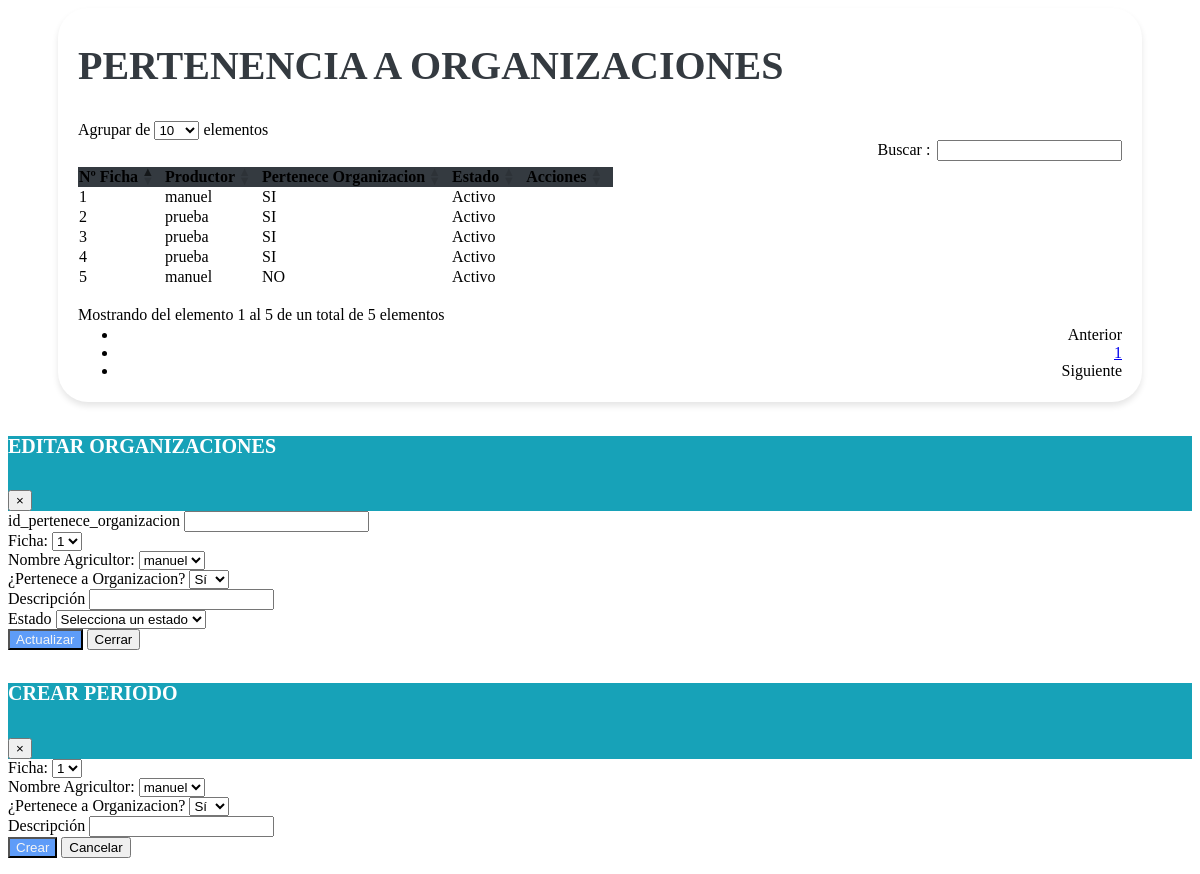
Page /vistas/Mantenimiento_Base_Organizaciones_Productor.php on the committed database.
### tables this page shows
CREATE TABLE `tbl_base_organizacion` (
  `id_pertenece_organizacion` bigint(20) NOT NULL,
  `id_ficha` bigint(20) NOT NULL,
  `id_productor` bigint(20) DEFAULT NULL,
  `pertenece_a_organizacion` enum('S','N') DEFAULT NULL,
  `descripcion` text DEFAULT NULL,
  `creado_por` varchar(50) DEFAULT NULL,
  `fecha_creacion` timestamp NULL DEFAULT current_timestamp(),
  `modificado_por` varchar(50) DEFAULT NULL,
  `fecha_modificacion` timestamp NULL DEFAULT current_timestamp() ON UPDATE current_timestamp(),
  `estado` enum('A','I') DEFAULT 'A'
);

CREATE TABLE `fichas` (
  `id_ficha` bigint(20) NOT NULL DEFAULT 0,
  `fecha_solicitud` date DEFAULT NULL,
  `anio_solicitud` int(11) DEFAULT NULL,
  `descripcion` varchar(255) DEFAULT NULL,
  `creado_por` varchar(50) DEFAULT NULL,
  `fecha_creacion` timestamp NOT NULL DEFAULT current_timestamp(),
  `modificado_por` varchar(50) DEFAULT NULL,
  `fecha_modificacion` timestamp NOT NULL DEFAULT current_timestamp() ON UPDATE current_timestamp(),
  `estado` enum('A','I') DEFAULT NULL,
  `fecha_entrevista` date DEFAULT NULL,
  `nombre_encuentrador` varchar(50) DEFAULT NULL,
  `firma_productor` varchar(100) DEFAULT NULL,
  `nombre_encuestador` varchar(50) DEFAULT NULL,
  `firma_encuestador` varchar(100) DEFAULT NULL,
  `nombre_supervisor` varchar(50) DEFAULT NULL,
  `firma_supervisor` varchar(100) DEFAULT NULL
);

CREATE TABLE `tbl_productor` (
  `id_ficha` varchar(50) DEFAULT NULL,
  `id_productor` bigint(20) NOT NULL,
  `primer_nombre` varchar(255) DEFAULT NULL,
  `segundo_nombre` varchar(255) DEFAULT NULL,
  `primer_apellido` varchar(255) DEFAULT NULL,
  `segundo_apellido` varchar(255) DEFAULT NULL,
  `identificacion` bigint(20) DEFAULT NULL,
  `fecha_nacimiento` date DEFAULT NULL,
  `genero` varchar(10) DEFAULT NULL,
  `estado_civil` varchar(20) DEFAULT NULL,
  `nivel_escolaridad` varchar(50) DEFAULT NULL,
  `ultimo_grado_escolar_aprobado` varchar(50) DEFAULT NULL,
  `telefono_1` int(11) DEFAULT NULL,
  `telefono_2` int(11) DEFAULT NULL,
  `telefono_3` int(11) DEFAULT NULL,
  `email_1` varchar(255) DEFAULT NULL,
  `email_2` varchar(255) DEFAULT NULL,
  `email_3` varchar(255) DEFAULT NULL,
  `descripcion` text DEFAULT NULL,
  `creado_por` varchar(25) DEFAULT NULL,
  `fecha_creacion` timestamp NOT NULL DEFAULT current_timestamp() ON UPDATE current_timestamp(),
  `modificado_por` varchar(25) DEFAULT NULL,
  `fecha_modificacion` timestamp NOT NULL DEFAULT current_timestamp(),
  `estado` enum('A','I') DEFAULT NULL
);

### vistas/Mantenimiento_Base_Organizaciones_Productor.php (the view, shortened to what this page needs)
<link href="https://cdn.jsdelivr.net/npm/bootstrap-icons@1.10.0/font/bootstrap-icons.css" rel="stylesheet">
<link rel="stylesheet" href="assets/css/estilos.css">
    <link rel="stylesheet" href="https://cdn.datatables.net/1.10.20/css/dataTables.bootstrap4.min.css">
<div class="containertable">
    <div class="d-flex justify-content-between align-items-end mb-4">
        <div>
            <h1 class="poppins-font mb-2">PERTENENCIA A ORGANIZACIONES</h1>
            <br>
        </div>
    </div>
    <div class="table-responsive">
 <!--El diseño de la table cuando ya esté todo unido
    <table id="tablax" class="table table-striped table-bordered" style="width:100%"> -->
    <table id="tablax" class="table table-hover">
            <thead class="table-dark text-center" style="background-color: #343A40;">
                <tr>
                    <th scope="col">Nº Ficha</th>
                    <th scope="col">Productor</th>
                    <th scope="col">Pertenece Organizacion</th>
                    <th scope="col">Estado</th>
                    <th scope="col">Acciones</th>
                </tr>
            </thead>
            <tbody class="text-center">
                <?php
                include "../php/conexion_be.php";
                $sql = $conexion->query("SELECT
                BO.*,
                F.id_ficha,
                P.primer_nombre
            FROM
            tbl_base_organizacion BO
            INNER JOIN fichas F ON BO.Id_Ficha = F.id_ficha
            INNER JOIN tbl_productor P ON BO.Id_Productor = P.id_productor;
            ");
                while ($datos = $sql->fetch_object()) { ?>
                    <tr>
                        <td><?= $datos->id_ficha ?></td>
                        <td><?= $datos->primer_nombre ?></td>
                        <td><?php
                            if ($datos->pertenece_a_organizacion == "S") {
                                echo '<span class="badge bg-success">SI</span>';
                            } else {
                                echo '<span class="badge bg-danger">NO</span>';
                            }
                            ?>
                        </td>
                        <td><?php
                            if ($datos->estado == "A") {
                                echo '<span class="badge bg-success">Activo</span>';
                            } else {
                                echo '<span class="badge bg-danger">Inactivo</span>';
                            }
                            ?></td>
                        <td>
                        </td>
                    </tr>
                <?php }
                ?>
            </tbody>
        </table>
    </div>
</div>
<div class="modal fade" id="modalEditar" tabindex="-1" role="dialog" aria-labelledby="exampleModalLabel" aria-hidden="true">
    <div class="modal-dialog" role="document">
        <div class="modal-content">
            <div class="modal-header" style="background-color: #17A2B8;">
                <h5 class="poppins-modal mb-2" id="exampleModalLabel">EDITAR ORGANIZACIONES</h5>
                <button type="button" class="close" data-dismiss="modal" aria-label="Cerrar">
                    <span aria-hidden="true">&times;</span>
                </button>
            </div>
            <div class="modal-body">
                <form id="formularioEditar" method="POST" action="#">
                    <div class="row">
                        <div class="col-6">
                            <div class="form-group">
                                <label for="id_pertenece_organizacion">id_pertenece_organizacion</label>
                                <input type="text" class="form-control" id="id_pertenece_organizacion" name="id_pertenece_organizacion" readonly>
                            </div>
                        </div>
                        <div class="col">
                            <div class="form-group">
                                <label for="id_ficha">Ficha:</label>
                                <select class="form-control" id="id_ficha" name="id_ficha" readonly>
                                    <?php
                                    include '../php/conexion_be.php';
                                    $sql = "SELECT id_ficha FROM fichas";
                                    $result = mysqli_query($conexion, $sql);
                                    if (mysqli_num_rows($result) > 0) {
                                        while ($row = mysqli_fetch_assoc($result)) {
                                            echo '<option value="' . $row["id_ficha"] . '">' . $row["id_ficha"] . '</option>';
                                        }
                                    } else {
                                        echo '<option value="">No hay aldeas disponibles</option>';
                                    }
                                    ?>
                                </select>
                            </div>
                        </div>
                    </div>
                    <div class="row">
                        <div class="col">
                            <div class="form-group">
                                <label for="id_productor">Nombre Agricultor:</label>
                                <select class="form-control" id="id_productor" name="id_productor" readonly>
                                    <?php
                                    include '../php/conexion_be.php';
                                    $sql = "SELECT id_productor , primer_nombre FROM tbl_productor";
                                    $result = mysqli_query($conexion, $sql);
                                    if (mysqli_num_rows($result) > 0) {
                                        while ($row = mysqli_fetch_assoc($result)) {
                                            echo '<option value="' . $row["id_productor"] . '">' . $row["primer_nombre"] . '</option>';
                                        }
                                    } else {
                                        echo '<option value="">No hay aldeas disponibles</option>';
                                    }
                                    ?>
                                </select>
                            </div>
                        </div>
                        <div class="col">
                            <div class="col">
                                <label for="pertenece_a_organizacion" class="form-label">¿Pertenece a Organizacion?</label>
                                <select class="form-control" id="pertenece_a_organizacion" name="pertenece_a_organizacion">
                                    <option value="S">Sí</option>
                                </select>
                            </div>
                        </div>
                    </div>
                    <div class="form-row">
                        <div class="col">
                            <label for="descripcion" class="form-label">Descripción</label>
                            <input type="text" class="form-control" id="descripcion" name="descripcion">
                        </div>
                        <div class="form-group col-md-6">
                            <label for="estado">Estado</label>
                            <select class="form-control" id="estado" name="estado" required>
                                <option value="" disabled selected>Selecciona un estado</option>
                            </select>
                        </div>
                    </div>
                    <div class="modal-footer">
                        <button type="submit" class="btn btn-actualizar">Actualizar</button>
                        <button type="button" class="btn btn-secondary" data-dismiss="modal"></i>Cerrar</button>
                    </div>
                </form>
            </div>
        </div>
    </div>
</div>
<div class="modal fade" id="modalForm" tabindex="-1" role="dialog" aria-labelledby="exampleModalLabel" aria-hidden="true">
    <div class="modal-dialog">
        <div class="modal-content" role="document">
            <div class="modal-header" style="background-color: #17A2B8;">
                <h5 class="poppins-modal mb-2" id="exampleModalLabel">CREAR PERIODO </h5>
                <button type="button" class="close" data-dismiss="modal" aria-label="Cerrar">
                    <span aria-hidden="true">&times;</span>
                </button>
            </div>
            <div class="modal-body">
                <form action="modelos/agregar_pertenece_organizacion.php" method="POST">
                    <div class="row">
                        <div class="col">
                            <div class="form-group">
                                <label for="id_ficha">Ficha:</label>
                                <select class="form-control" id="id_ficha" name="id_ficha" required>
                                    <?php
                                    include '../php/conexion_be.php';
                                    $sql = "SELECT id_ficha FROM fichas";
                                    $result = mysqli_query($conexion, $sql);
                                    if (mysqli_num_rows($result) > 0) {
                                        while ($row = mysqli_fetch_assoc($result)) {
                                            echo '<option value="' . $row["id_ficha"] . '">' . $row["id_ficha"] . '</option>';
                                        }
                                    } else {
                                        echo '<option value="">No hay aldeas disponibles</option>';
                                    }
                                    ?>
                                </select>
                            </div>
                        </div>
                        <div class="col">
                            <div class="form-group">
                                <label for="id_productor">Nombre Agricultor:</label>
                                <select class="form-control" id="id_productor" name="id_productor" required>
                                    <?php
                                    include '../php/conexion_be.php';
                                    $sql = "SELECT id_productor , primer_nombre FROM tbl_productor";
                                    $result = mysqli_query($conexion, $sql);
                                    if (mysqli_num_rows($result) > 0) {
                                        while ($row = mysqli_fetch_assoc($result)) {
                                            echo '<option value="' . $row["id_productor"] . '">' . $row["primer_nombre"] . '</option>';
                                        }
                                    } else {
                                        echo '<option value="">No hay aldeas disponibles</option>';
                                    }
                                    ?>
                                </select>
                            </div>
                        </div>
                    </div>
                    <div class="row">
                        <div class="col">
                            <div class="col">
                                <label for="pertenece_a_organizacion" class="form-label">¿Pertenece a Organizacion?</label>
                                <select class="form-control" id="pertenece_a_organizacion" name="pertenece_a_organizacion">
                                    <option value="S">Sí</option>
                                </select>
                            </div>
                        </div>
                        <div class="col">
                            <label for="descripcion" class="form-label">Descripción</label>
                            <input type="text" class="form-control" id="descripcion" name="descripcion" pattern="[A-Za-z]+" title="Solo se permiten letras en este campo." oninput="validateInput(this)">
                        </div>
                    </div>
                    <div class="modal-footer">
                        <button type="submit" class="btn btn-actualizar">Crear</button>
                        <button type="button" class="btn btn-secondary" data-bs-dismiss="modal"></i>Cancelar</button>
                    </div>
                </form>
            </div>
        </div>
    </div>
</div>

### assets/css/estilos.css (style rules this page uses)
.poppins-font { color: var(--heading, #343A40); font-size: 40px; font-style: normal; font-weight: 600; line-height: 21px; }
.poppins-modal { color: var(--heading, #ffffff); font-size: 20px; font-style: normal; font-weight: 600; line-height: 21px; }
.btn-actualizar { background-color: #5e9cf8; color: whitesmoke; }
.containertable { background-color: #fff; padding: 20px; border-radius: 30px; margin-bottom: 20px; margin-left: 50px; margin-right: 50px; box-shadow: 0 4px 6px rgba(0, 0, 0, 0.1); }

### rows in the picture
tbl_base_organizacion: id_ficha.id_ficha "1", id_productor.primer_nombre "manuel", pertenece_a_organizacion "SI", estado "Activo"
tbl_base_organizacion: id_ficha.id_ficha "2", id_productor.primer_nombre "prueba", pertenece_a_organizacion "SI", estado "Activo"
tbl_base_organizacion: id_ficha.id_ficha "3", id_productor.primer_nombre "prueba", pertenece_a_organizacion "SI", estado "Activo"
tbl_base_organizacion: id_ficha.id_ficha "4", id_productor.primer_nombre "prueba", pertenece_a_organizacion "SI", estado "Activo"
tbl_base_organizacion: id_ficha.id_ficha "5", id_productor.primer_nombre "manuel", pertenece_a_organizacion "NO", estado "Activo"

### other values in the picture
form field id_ficha "1"
form field id_productor "manuel"
